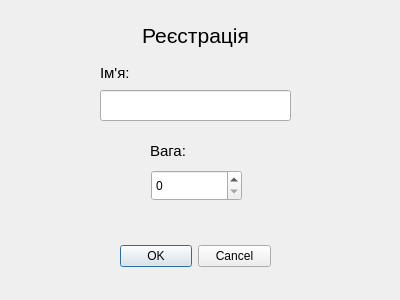
<?xml version="1.0" encoding="UTF-8"?>
<ui version="4.0">
 <class>Dialog</class>
 <widget class="QDialog" name="Dialog">
  <property name="geometry">
   <rect>
    <x>0</x>
    <y>0</y>
    <width>400</width>
    <height>300</height>
   </rect>
  </property>
  <property name="windowTitle">
   <string>Dialog</string>
  </property>
  <widget class="QDialogButtonBox" name="buttonBox">
   <property name="geometry">
    <rect>
     <x>120</x>
     <y>240</y>
     <width>151</width>
     <height>32</height>
    </rect>
   </property>
   <property name="orientation">
    <enum>Qt::Horizontal</enum>
   </property>
   <property name="standardButtons">
    <set>QDialogButtonBox::Cancel|QDialogButtonBox::Ok</set>
   </property>
  </widget>
  <widget class="QLineEdit" name="lineEdit">
   <property name="geometry">
    <rect>
     <x>100</x>
     <y>90</y>
     <width>191</width>
     <height>31</height>
    </rect>
   </property>
  </widget>
  <widget class="QLabel" name="label">
   <property name="geometry">
    <rect>
     <x>120</x>
     <y>20</y>
     <width>151</width>
     <height>31</height>
    </rect>
   </property>
   <property name="font">
    <font>
     <pointsize>16</pointsize>
    </font>
   </property>
   <property name="text">
    <string>Реєстрація</string>
   </property>
   <property name="alignment">
    <set>Qt::AlignCenter</set>
   </property>
  </widget>
  <widget class="QLabel" name="label_2">
   <property name="geometry">
    <rect>
     <x>100</x>
     <y>62</y>
     <width>47</width>
     <height>21</height>
    </rect>
   </property>
   <property name="font">
    <font>
     <pointsize>11</pointsize>
    </font>
   </property>
   <property name="text">
    <string>Ім'я:</string>
   </property>
  </widget>
  <widget class="QLabel" name="label_3">
   <property name="geometry">
    <rect>
     <x>150</x>
     <y>140</y>
     <width>47</width>
     <height>21</height>
    </rect>
   </property>
   <property name="font">
    <font>
     <pointsize>11</pointsize>
    </font>
   </property>
   <property name="text">
    <string>Вага:</string>
   </property>
  </widget>
  <widget class="QSpinBox" name="spinBox">
   <property name="geometry">
    <rect>
     <x>151</x>
     <y>170</y>
     <width>91</width>
     <height>31</height>
    </rect>
   </property>
  </widget>
 </widget>
 <resources/>
 <connections>
  <connection>
   <sender>buttonBox</sender>
   <signal>accepted()</signal>
   <receiver>Dialog</receiver>
   <slot>accept()</slot>
   <hints>
    <hint type="sourcelabel">
     <x>248</x>
     <y>254</y>
    </hint>
    <hint type="destinationlabel">
     <x>157</x>
     <y>274</y>
    </hint>
   </hints>
  </connection>
  <connection>
   <sender>buttonBox</sender>
   <signal>rejected()</signal>
   <receiver>Dialog</receiver>
   <slot>reject()</slot>
   <hints>
    <hint type="sourcelabel">
     <x>316</x>
     <y>260</y>
    </hint>
    <hint type="destinationlabel">
     <x>286</x>
     <y>274</y>
    </hint>
   </hints>
  </connection>
 </connections>
</ui>
